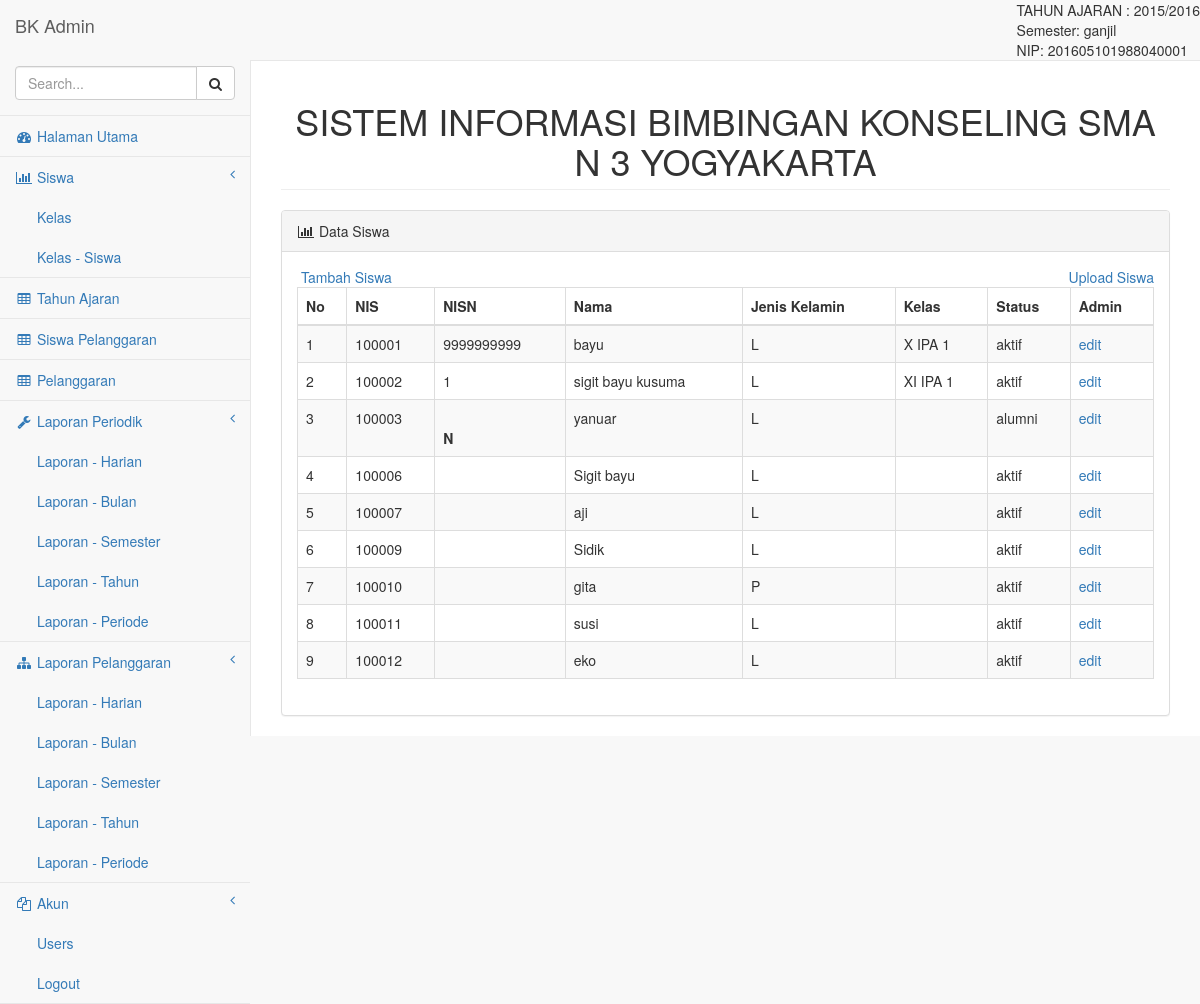
Page /pages/index.php?page=siswa (signed in) on the committed database.
### tables this page shows
CREATE TABLE IF NOT EXISTS `tahun_ajaran` (
`id_tahun_ajaran` int(11) NOT NULL,
  `nama_tahun_ajaran` varchar(9) NOT NULL,
  `semester` enum('ganjil','genap') NOT NULL,
  `status_tahun_ajaran` enum('aktif','tidak aktif') NOT NULL
);

CREATE TABLE IF NOT EXISTS `siswa` (
  `nis` varchar(6) NOT NULL,
  `nisn` char(10) NOT NULL,
  `nama` varchar(100) NOT NULL,
  `jenis_kelamin` enum('L','P') NOT NULL,
  `tlp_siswa` varchar(15) NOT NULL,
  `tlp_orangtua` varchar(15) NOT NULL,
  `status_siswa` enum('aktif','tidak aktif','alumni') NOT NULL
);

CREATE TABLE IF NOT EXISTS `kelas` (
`id_kelas` int(11) NOT NULL,
  `nama_kelas` varchar(10) NOT NULL,
  `tingkat_kelas` mediumint(2) NOT NULL,
  `status_kelas` enum('aktif','tidak aktif') NOT NULL
);

### pages/siswa.php (the view, shortened to what this page needs)
<div class="panel panel-default">
                        <div class="panel-heading">
                            <i class="fa fa-bar-chart-o fa-fw"></i> Data Siswa
                        </div>
                        <div class="panel-body">
                            <div class="row">
                                <div class="col-lg-12">
                                    <div class="table-responsive">
<table width="100%" border="0">
  <tr>
    <td align="left">&nbsp;<a href="index.php?page=siswa_add">Tambah Siswa </a></td>
    <td align="right">&nbsp;<a href="index.php?page=siswa_upload">Upload Siswa </a></td>
  </tr>
</table>
<?php
$query = mysql_query("SELECT
    siswa.nis
    , siswa.nama
    , siswa.nisn
    , siswa.jenis_kelamin
    , siswa.status_siswa
    , kelas.nama_kelas
FROM
    sma3_bk.kelas_siswa
    right JOIN sma3_bk.siswa
        ON (kelas_siswa.nis = siswa.nis and kelas_siswa.id_tahun_ajaran='".$_SESSION['id_tahun_ajaran']."')
    left JOIN sma3_bk.kelas
        ON (kelas_siswa.id_kelas = kelas.id_kelas)
		order by siswa.nis asc;");
?>
<table width="100%" class="table table-striped table-bordered table-hover" id="tblsiswa" >
  <thead>
  <tr>
    <th scope="col">No</th>
    <th scope="col">NIS</th>
    <th scope="col">NISN</th>
    <th scope="col">Nama</th>
    <th scope="col">Jenis Kelamin</th>
    <th scope="col">Kelas</th>
    <th scope="col">Status</th>
    <th scope="col">Admin</th>
    </tr>
  </thead>
  <tbody>
  <?php
  $no = 1;
  while($data = mysql_fetch_array($query))
  {
  ?>
  <tr>
    <td><?php echo $no ?></td>
    <td><?php echo $data['nis'] ?></td>
    <td><?php echo $data['nisn'] ?></td>
    <td><?php echo $data['nama'] ?></td>
    <td><?php echo $data['jenis_kelamin'] ?></td>
    <td><?php echo $data['nama_kelas'] ?></td>
    <td><?php echo $data['status_siswa'] ?></td>
    <td><a href="index.php?page=siswa_edit&nis=<?php echo $data['nis'] ?>">edit</a></td>
    </tr>
  <?php
  $no++;
  }
  ?>
  </tbody>
</table>
</div>
                                </div>
                                <div class="col-lg-8">
                                </div>
                            </div>
                        </div>
                    </div>

### pages/index.php (shortened to what this page needs)
<!DOCTYPE html>
<html lang="en">
<head>
    <link href="../bower_components/bootstrap/dist/css/bootstrap.min.css" rel="stylesheet">
    <link href="../bower_components/metisMenu/dist/metisMenu.min.css" rel="stylesheet">
    <link href="../dist/css/timeline.css" rel="stylesheet">
    <link href="../dist/css/sb-admin-2.css" rel="stylesheet">
    <link href="../bower_components/morrisjs/morris.css" rel="stylesheet">
    <link href="../bower_components/font-awesome/css/font-awesome.min.css" rel="stylesheet" type="text/css">
</head>
<body>
    <div id="wrapper">
        <nav class="navbar navbar-default navbar-static-top" role="navigation" style="margin-bottom: 0">
            <div class="navbar-header">
                <a class="navbar-brand" href="index.html">BK Admin</a>
            </div>
            <ul class="nav navbar-top-links navbar-right">
            TAHUN AJARAN :
            <?php
			$query=mysql_query("SELECT
  `id_tahun_ajaran`,
  `nama_tahun_ajaran`,
  `semester`,
  `status_tahun_ajaran`
FROM `sma3_bk`.`tahun_ajaran` WHERE status_tahun_ajaran = 'aktif' LIMIT 1");
$data=mysql_fetch_array($query);
echo $data['nama_tahun_ajaran']."<br> Semester: ".$data['semester']."<br> NIP: ".$_SESSION['bk_nip'];
			?>
                </ul>
            <div class="navbar-default sidebar" role="navigation">
                <div class="sidebar-nav navbar-collapse">
                    <ul class="nav" id="side-menu">
                        <li class="sidebar-search">
                            <div class="input-group custom-search-form">
                                <input type="text" class="form-control" placeholder="Search...">
                                <span class="input-group-btn">
                                <button class="btn btn-default" type="button">
                                    <i class="fa fa-search"></i>
                                </button>
                            </span>
                            </div>
                        </li>
                        <li>
                            <a href="index.php"><i class="fa fa-dashboard fa-fw"></i> Halaman Utama</a>
                        </li>
                        <li>
                            <a href="index.php?page=siswa"><i class="fa fa-bar-chart-o fa-fw"></i> Siswa<span class="fa arrow"></span></a>
                            <ul class="nav nav-second-level">
                                <li>
                                    <a href="index.php?page=kelas">Kelas</a>
                                </li>
                                <li>
                                    <a href="index.php?page=kelas_siswa_add">Kelas - Siswa</a>
                                </li>
                            </ul>
                        </li>
                        <li>
                            <a href="index.php?page=tahun_ajaran"><i class="fa fa-table fa-fw"></i> Tahun Ajaran</a>
                        </li>
                        <li>
                        <a href="index.php?page=siswa_pelanggaran"><i class="fa fa-table fa-fw"></i> Siswa Pelanggaran</a>
                        </li>
                        <li>
                            <a href="index.php?page=pelanggaran"><i class="fa fa-table fa-fw"></i> Pelanggaran</a>
                        </li>
                        <li>
                            <a href="index.php?page=laporan_periodik"><i class="fa fa-wrench fa-fw"></i> Laporan Periodik<span class="fa arrow"></span></a>
                            <ul class="nav nav-second-level">
                                <li>
                                    <a href="panels-wells.html">Laporan - Harian</a>
                                </li>
                                <li>
                                    <a href="buttons.html">Laporan - Bulan</a>
                                </li>
                                <li>
                                    <a href="notifications.html">Laporan - Semester</a>
                                </li>
                                <li>
                                    <a href="typography.html">Laporan - Tahun</a>
                                </li>
                                <li>
                                    <a href="icons.html"> Laporan - Periode</a>
                                </li>
                            </ul>
                        </li>
                        <li>
                            <a href="#"><i class="fa fa-sitemap fa-fw"></i> Laporan Pelanggaran<span class="fa arrow"></span></a>
                            <ul class="nav nav-second-level">
                                <li>
                                    <a href="#">Laporan - Harian</a>
                                </li>
                                <li>
                                    <a href="#">Laporan - Bulan</a>
                                </li>
                                <li>
                                    <a href="#">Laporan - Semester</a>
                                </li>
                                <li>
                                    <a href="#">Laporan - Tahun</a>
                                </li>
                                <li>
                                    <a href="#">Laporan - Periode</a>
                                </li>
                            </ul>
                        </li>
                        <li>
                            <a href="#"><i class="fa fa-files-o fa-fw"></i> Akun<span class="fa arrow"></span></a>
                            <ul class="nav nav-second-level">
                                <li>
                                    <a href="blank.html">Users</a>
                                </li>
                                <li>
                                    <a href="loguot.php">Logout</a>
                                </li>
                            </ul>
                        </li>
                    </ul>
                </div>
            </div>
        </nav>
        <div id="page-wrapper">
            <div class="row">
                <div class="col-lg-12">
                    <h1 class="page-header" align="center">SISTEM INFORMASI BIMBINGAN KONSELING SMA N 3 YOGYAKARTA</h1>
                </div>
            </div>
            <div class="row">
                <div class="col-lg-12">
                    <?php
					if(!empty($_GET['page']))
					$page = $_GET['page'];
					else
					$page='home';
					if(file_exists($page.'.php'))
					include($page.'.php');
					else
					include('404.php');
					?>
                </div>
            </div>
        </div>
    </div>
</body>
</html>

### rows in the picture
tahun_ajaran: nama_tahun_ajaran "2015/2016", semester "ganjil"
siswa: nis "100001", nisn "9999999999", nama "bayu", jenis_kelamin "L", kelas.nama_kelas "X IPA 1", status_siswa "aktif"
siswa: nis "100002", nisn "1", nama "sigit bayu kusuma", jenis_kelamin "L", kelas.nama_kelas "XI IPA 1", status_siswa "aktif"
siswa: nis "100003", nisn "N", nama "yanuar", jenis_kelamin "L", status_siswa "alumni"
siswa: nis "100006", nama "Sigit bayu", jenis_kelamin "L", status_siswa "aktif"
siswa: nis "100007", nama "aji", jenis_kelamin "L", status_siswa "aktif"
siswa: nis "100009", nama "Sidik", jenis_kelamin "L", status_siswa "aktif"
siswa: nis "100010", nama "gita", jenis_kelamin "P", status_siswa "aktif"
siswa: nis "100011", nama "susi", jenis_kelamin "L", status_siswa "aktif"
siswa: nis "100012", nama "eko", jenis_kelamin "L", status_siswa "aktif"

### other values in the picture
$_SESSION['bk_nip'] "201605101988040001"
